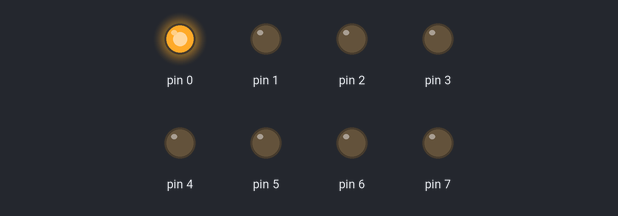
A sketch run on a simulated Arduino Uno, built with avr-gcc and run on an emulated ATmega328P. Shown: output pins drawn as LEDs (lit = HIGH).

Above: at 0.1 s.
At 2.1 s:
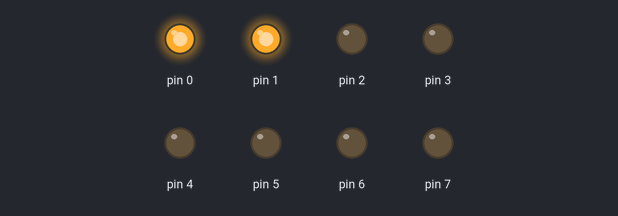
At 3.1 s:
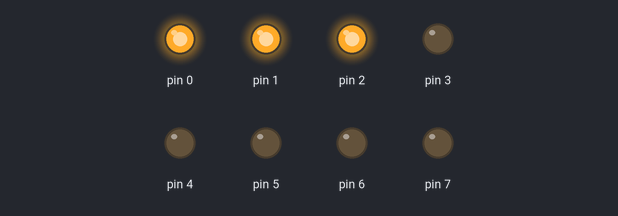
At 3.9 s:
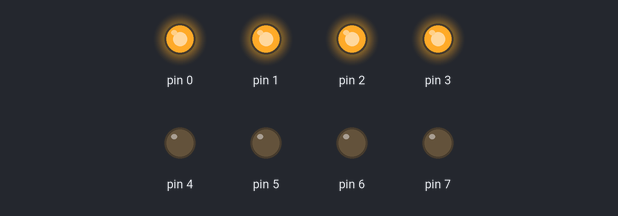
At 4.5 s:
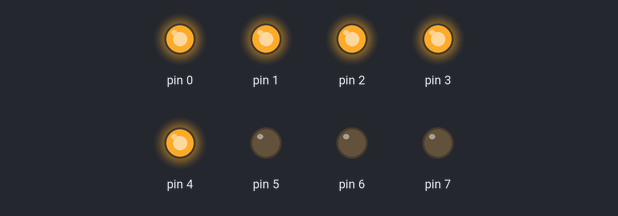
At 5.3 s:
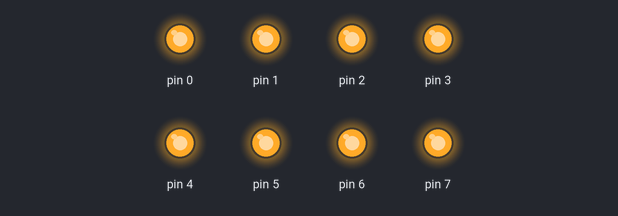
Timing chart, 0 to 6.8 s (numbered marks = the images above):
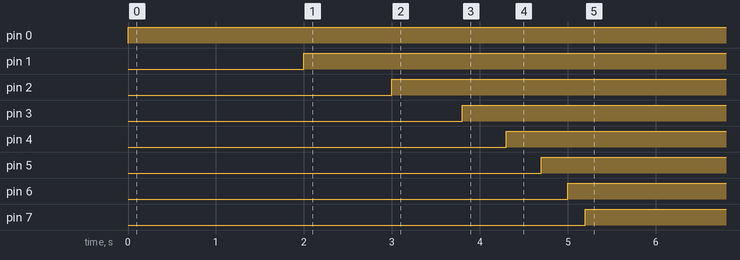

Measured:
- by itself, pin 0: LOW → HIGH at 0.00 s
- by itself, pin 1: LOW → HIGH at 2.0 s
- by itself, pin 2: LOW → HIGH at 3.0 s
- by itself, pin 3: LOW → HIGH at 3.8 s
- by itself, pin 4: LOW → HIGH at 4.3 s
- by itself, pin 5: LOW → HIGH at 4.7 s
- by itself, pin 6: LOW → HIGH at 5.0 s
- by itself, pin 7: LOW → HIGH at 5.2 s

The sketch:

1026_SHIANDI-PART2.ino
```cpp
void setup()
{
  pinMode(0, OUTPUT);
  pinMode(1, OUTPUT);
  pinMode(2, OUTPUT);
  pinMode(3, OUTPUT);
  pinMode(4, OUTPUT);
  pinMode(5, OUTPUT);
  pinMode(6, OUTPUT);
  pinMode(7, OUTPUT);
}

void loop()
{
  digitalWrite(0, HIGH);
  delay(2000); // Wait for 2000 millisecond(s)
  digitalWrite(1, HIGH);
  delay(1000); // Wait for 1000 millisecond(s)
  digitalWrite(2, HIGH);
  delay(800); // Wait for 800 millisecond(s)
  digitalWrite(3, HIGH);
  delay(500); // Wait for 500 millisecond(s)
  digitalWrite(4, HIGH);
  delay(400); // Wait for 400 millisecond(s)
  digitalWrite(5, HIGH);
  delay(300); // Wait for 300 millisecond(s)
  digitalWrite(6, HIGH);
  delay(200); // Wait for 200 millisecond(s)
  digitalWrite(7, HIGH);
  delay(100); // Wait for 100 millisecond(s)
}
```
